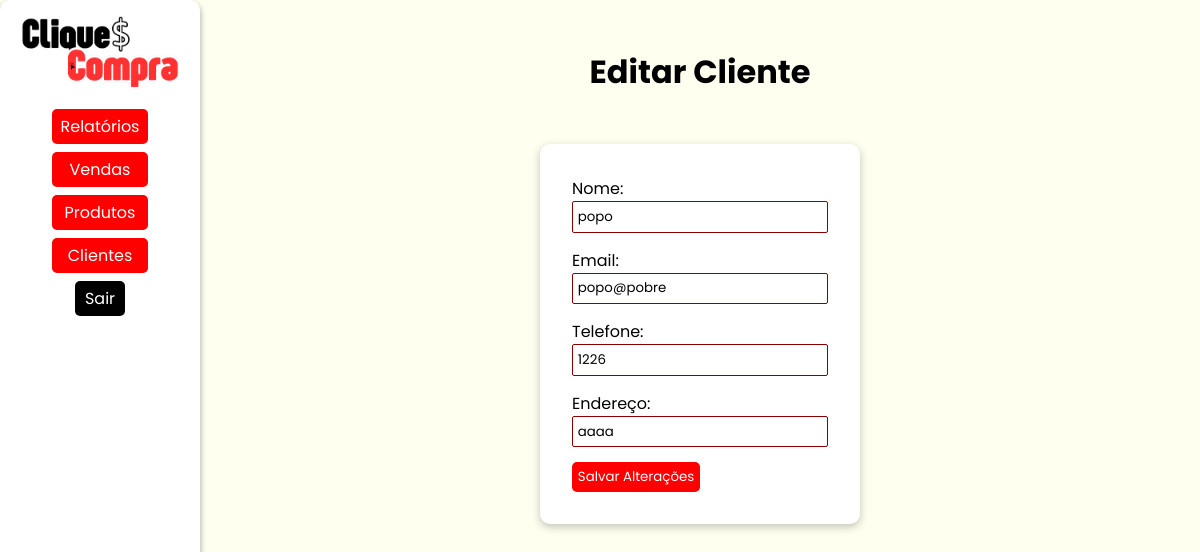
The app's page /clientes/edit/6, older data.
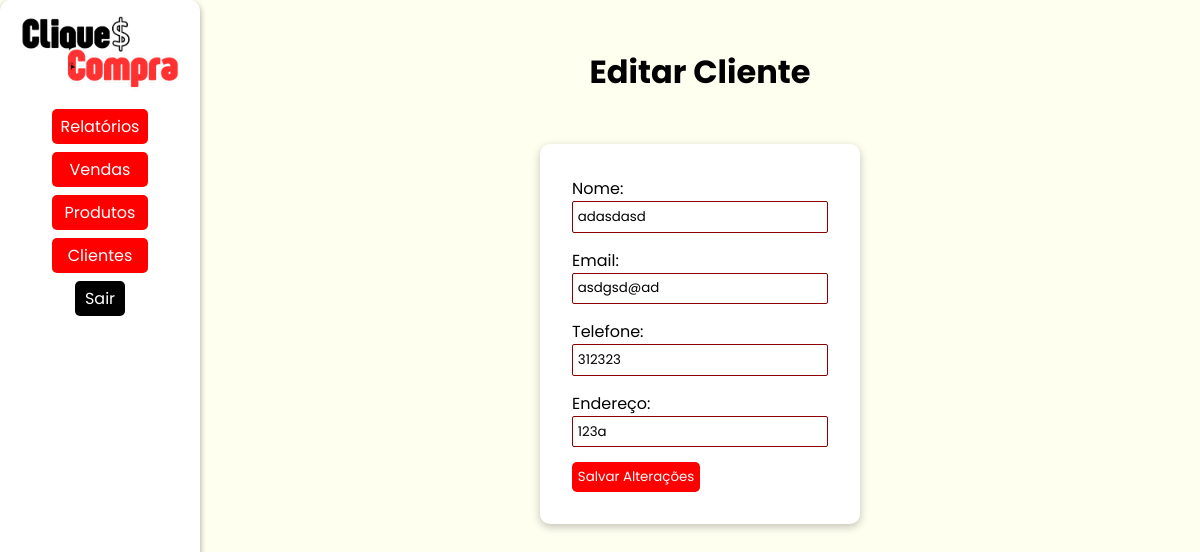
The same page, newer data.
### models/clientes.py (models this page shows, shortened)
class Cliente(Base, UserMixin):
    __tablename__ = 'tb_clientes'
    cli_id:Mapped[int] = mapped_column(primary_key = True, autoincrement=True)
    cli_nome:Mapped[str] = mapped_column(nullable=False)
    cli_email:Mapped[str] = mapped_column(unique = True, nullable=False)
    cli_telefone:Mapped[str] = mapped_column(nullable=False)
    cli_endereco:Mapped[str] = mapped_column(nullable=False)
    vendas: Mapped[list["Venda"]] = relationship("Venda", back_populates="clientes", cascade="all, delete-orphan")
    @classmethod
    def find(cls, **kwargs):
        if 'email' in kwargs:
            return session.query(cls).filter_by(cli_email=kwargs['email']).first() #SELECT * FROM tb_clientes WHERE cli_email = email
        elif 'id' in kwargs:
            return session.query(cls).filter_by(cli_id=kwargs['id']).first() #SELECT * FROM tb_clientes WHERE cli_id = id
        else:
            raise AttributeError('A busca deve ser feita por email ou id.')
    @classmethod
    def all(cls, ordem = "crescente"):
        if ordem == "crescente":
            direcao = "ASC"
        elif ordem == "decrescente":
            direcao = "DESC"
        sql = text(f"SELECT * FROM tb_clientes ORDER BY cli_nome {direcao}")
        clientes = session.execute(sql).fetchall()
        return clientes

### controllers/clientes.py (the view, shortened to what this page needs)
@cliente_bp.route('/edit/<int:cli_id>', methods=['POST','GET'])
def edit(cli_id):
    cliente = Cliente.find(id=cli_id)
    if cliente:
        return render_template('clientes/edit.html', cliente=cliente)
    else:
        flash("Cliente não encontrado.", "error")
        return redirect(url_for('cliente.view'))

### templates/clientes/edit.html (shortened to what this page needs)
{% extends "model.html" %}
{% block head_extras %}
<link rel="stylesheet" href="{{ url_for('static', filename='style/model.css') }}">
<link rel="stylesheet" href="{{ url_for('static', filename='style/edit.css') }}">
{% endblock %}
{% block content %}
<nav>
    <img src="../../static/assets/cliqueconta.png" alt="Logo do CliqueCompra">
    <div class="links">
        <div class="dropdown">
            <button class="dropdown-button" onclick="toggleDropdown('relatorios-menu')">Relatórios</button>
        </div>
        <div class="dropdown">
            <button class="dropdown-button" onclick="toggleDropdown('vendas-menu')">Vendas</button>
        </div>
        <div class="dropdown">
            <button class="dropdown-button" onclick="toggleDropdown('produtos-menu')">Produtos</button>
        </div>
        <div class="dropdown">
            <button class="dropdown-button" onclick="toggleDropdown('clientes-menu')">Clientes</button>
        </div>
        <a class='sair' href="{{url_for('cliente.logout')}}">Sair</a>
    </div>
</nav>
<main>
    <h1>Editar Cliente</h1>
    <form action="{{ url_for('cliente.edit', cli_id=cliente.cli_id) }}" method="POST" class="ed-cliente">
        <form action="{{ url_for('cliente.edit', cli_id=cliente.cli_id) }}" method="POST">
            <div>
                <label for="nome">Nome:</label>
                <input type="text" id="nome" name="nome" value="{{ cliente.cli_nome }}" required>
            </div>
            <div>
                <label for="email">Email:</label>
                <input type="email" id="email" name="email" value="{{ cliente.cli_email }}" required>
            </div>
            <div>
                <label for="telefone">Telefone:</label>
                <input type="number" id="telefone" name="telefone" value="{{ cliente.cli_telefone }}">
            </div>
            <div>
                <label for="endereco">Endereço:</label>
                <input type="text" id="endereco" name="endereco" value="{{ cliente.cli_endereco }}">
            </div>
            <button type="submit">Salvar Alterações</button>
        </form>
    </form>
</main>
{% endblock %}

Row changes from the older to the newer data that the page shows:
changed Cliente: nome "popo" → "adasdasd"; email "popo@pobre" → "asdgsd@ad"; telefone "1226" → "312323"; endereco "aaaa" → "123a"
